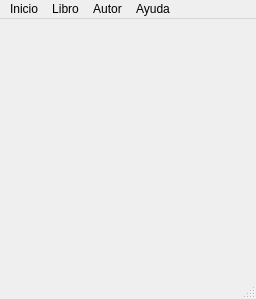
<?xml version="1.0" encoding="UTF-8"?>
<ui version="4.0">
 <class>GUIPrincipal</class>
 <widget class="QMainWindow" name="GUIPrincipal">
  <property name="geometry">
   <rect>
    <x>0</x>
    <y>0</y>
    <width>256</width>
    <height>299</height>
   </rect>
  </property>
  <property name="sizePolicy">
   <sizepolicy hsizetype="Fixed" vsizetype="Fixed">
    <horstretch>0</horstretch>
    <verstretch>0</verstretch>
   </sizepolicy>
  </property>
  <property name="minimumSize">
   <size>
    <width>256</width>
    <height>299</height>
   </size>
  </property>
  <property name="maximumSize">
   <size>
    <width>256</width>
    <height>299</height>
   </size>
  </property>
  <property name="windowTitle">
   <string>Gestión de libros</string>
  </property>
  <widget class="QWidget" name="centralwidget">
   <widget class="QLabel" name="label">
    <property name="geometry">
     <rect>
      <x>0</x>
      <y>-40</y>
      <width>281</width>
      <height>331</height>
     </rect>
    </property>
    <property name="text">
     <string/>
    </property>
    <property name="pixmap">
     <pixmap>C:/Users/Juan/Downloads/imagenes sin contexto/logoPublicacion.png</pixmap>
    </property>
   </widget>
  </widget>
  <widget class="QMenuBar" name="menubar">
   <property name="geometry">
    <rect>
     <x>0</x>
     <y>0</y>
     <width>256</width>
     <height>21</height>
    </rect>
   </property>
   <widget class="QMenu" name="menuInicio">
    <property name="title">
     <string>Inicio</string>
    </property>
    <addaction name="actionSalir"/>
   </widget>
   <widget class="QMenu" name="menuLibro">
    <property name="title">
     <string>Libro</string>
    </property>
    <addaction name="actionRegistrar_libro"/>
    <addaction name="separator"/>
    <addaction name="actionBuscar_libro"/>
    <addaction name="separator"/>
    <addaction name="actionActualizar_libro"/>
    <addaction name="separator"/>
    <addaction name="actionEliminar_libro"/>
    <addaction name="separator"/>
    <addaction name="actionListar_libros"/>
   </widget>
   <widget class="QMenu" name="menuAutor">
    <property name="title">
     <string>Autor</string>
    </property>
    <addaction name="actionRegistrar_autor"/>
    <addaction name="separator"/>
    <addaction name="actionBuscar_libro_2"/>
    <addaction name="separator"/>
    <addaction name="actionActualizar_autor"/>
    <addaction name="separator"/>
    <addaction name="actionEliminar_autor"/>
    <addaction name="separator"/>
    <addaction name="actionListar_autores"/>
   </widget>
   <widget class="QMenu" name="menuAyuda">
    <property name="title">
     <string>Ayuda</string>
    </property>
    <addaction name="actionAcerca_de"/>
   </widget>
   <addaction name="menuInicio"/>
   <addaction name="menuLibro"/>
   <addaction name="menuAutor"/>
   <addaction name="menuAyuda"/>
  </widget>
  <widget class="QStatusBar" name="statusbar"/>
  <action name="actionAcerca_de">
   <property name="text">
    <string>Acerca de</string>
   </property>
  </action>
  <action name="actionSalir">
   <property name="text">
    <string>Salir</string>
   </property>
  </action>
  <action name="actionRegistrar_libro">
   <property name="text">
    <string>Registrar libro</string>
   </property>
  </action>
  <action name="actionBuscar_libro">
   <property name="text">
    <string>Buscar libro</string>
   </property>
  </action>
  <action name="actionActualizar_libro">
   <property name="text">
    <string>Actualizar libro</string>
   </property>
  </action>
  <action name="actionEliminar_libro">
   <property name="text">
    <string>Eliminar libro</string>
   </property>
  </action>
  <action name="actionListar_libros">
   <property name="text">
    <string>Listar libros</string>
   </property>
  </action>
  <action name="actionRegistrar_autor">
   <property name="text">
    <string>Registrar autor</string>
   </property>
  </action>
  <action name="actionBuscar_libro_2">
   <property name="text">
    <string>Buscar autor</string>
   </property>
  </action>
  <action name="actionActualizar_autor">
   <property name="text">
    <string>Actualizar autor</string>
   </property>
  </action>
  <action name="actionEliminar_autor">
   <property name="text">
    <string>Eliminar autor</string>
   </property>
  </action>
  <action name="actionListar_autores">
   <property name="text">
    <string>Listar autores</string>
   </property>
  </action>
 </widget>
 <resources/>
 <connections/>
</ui>
